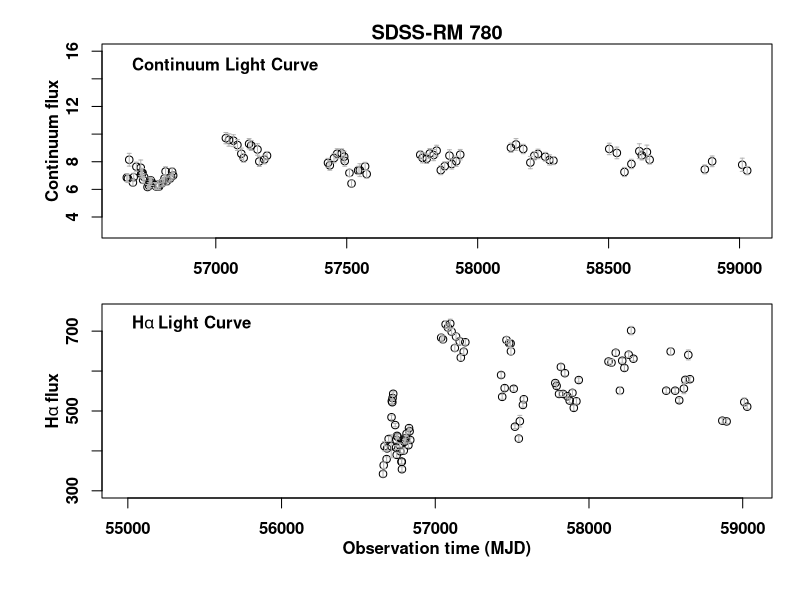

Source code (R): (Note: this script raises an error after producing the figure.)

############### Section 4.2: Fixed-width latent-process DRW models

options(digits = 11)
setwd("~/Desktop/")
dat.h <- read.table("ha.txt", skip = 1, sep = "", header = FALSE)
dat.c <- read.table("cont.txt", skip = 1, sep = "", header = FALSE)

cont <- dat.c[dat.c[, 4] == "sdss_spec_r", ]
ha   <- dat.h

median(diff(cont[, 1])); median(cont[, 2]); median(cont[, 3])
median(diff(ha[, 1])); median(ha[, 2]); median(ha[, 3])

############### Figure 1

par(mfrow = c(2, 1),
    mar = c(2.1, 2.1, 1.2, 0.4),
    oma = c(3, 3, 1, 1), font = 2, font.axis = 2, cex = 1)
cex.size <- 1

plot(cont[, 1], cont[, 2], 
     col = 1, xlim = c(min(ha[, 1], cont[, 1]),  
                       max(ha[, 1], cont[, 1])),
     ylim = c(3, 16),
     xlab = "", ylab = , pch = 1, cex = cex.size, main = "")
legend("topleft", "Continuum Light Curve", bty = "n")
mtext("Continuum flux", side = 2, line = 2)
arrows(cont[, 1], cont[, 2] - cont[, 3], cont[, 1], cont[, 2] + cont[, 3], 
       angle = 90, code = 3, length = 0.02, col = "gray70")
title("SDSS-RM 780")

plot(dat.h[, 1], dat.h[, 2], col = 1, xlim = c(min(dat.h[, 1], dat.c[, 1]), max(dat.h[, 1], dat.c[, 1])),
     ylim = c(300, 750),
     xlab = "", ylab = "", pch = 1, cex = cex.size, main = "")
legend("topleft", expression(bold(H*alpha~"Light Curve")), bty = "n")
mtext(expression(bold(H*alpha~"flux")), side = 2, line = 2)
mtext("Observation time (MJD)", side = 1, line = 2)
arrows(ha[, 1], ha[, 2] - ha[, 3], ha[, 1], ha[, 2] + ha[, 3], 
       angle = 90, code = 3, length = 0.02, col = "gray70")

############### Fixed transfer-function width (top-hat) and standard deviation (Gaussian).

fixed_width_G  <- 5
fixed_width_TH <- sqrt(12) * fixed_width_G

############### Number of parallel cores.

ncores_default <- max(1L, parallel::detectCores() - 1L)

############### Read and prepare the data

tc <- as.numeric(cont[, 1])
yc <- as.numeric(cont[, 2])
ec <- as.numeric(cont[, 3])

tl <- as.numeric(ha[, 1])
yl <- as.numeric(ha[, 2])
el <- as.numeric(ha[, 3])

y <- c(yc, yl)

nc <- length(yc)
nl <- length(yl)
N  <- nc + nl

############### ============================================================
############### Stationary DRW covariance and PSD implied by
############### dZ(t) = -(1/tau) Z(t) dt + sigma dW(t)
############### sigma: diffusion coefficient / short-timescale amplitude
############### tau:   characteristic timescale
############### Var{Z(t)} = sigma^2 * tau / 2
############### ============================================================

K_drw <- function(t1, t2, sigma, tau) {
  if (!is.finite(sigma) || sigma <= 0) stop("sigma must be positive.")
  if (!is.finite(tau) || tau <= 0) stop("tau must be positive.")
  lag <- abs(outer(t1, t2, "-"))
  (sigma^2 * tau / 2) * exp(-lag / tau)
}

S_drw <- function(omega, sigma, tau) {
  sigma^2 * tau^2 / (1 + omega^2 * tau^2)
}

############### Transfer-function quadrature

quad_rule <- function(type = c("TH", "G"), tau0, width, nq = 31L,
                      gaussian_limit = 5) {
  type <- match.arg(type)
  nq <- as.integer(nq)
  if (nq < 3L) stop("nq must be at least 3.")
  if (!is.finite(width) || width <= 0) stop("width must be positive.")

  if (type == "TH") {
    u <- seq(tau0 - width / 2, tau0 + width / 2, length.out = nq)
    weights <- rep(1, nq)
    weights[c(1L, nq)] <- 0.5
    weights <- weights / sum(weights)
  } else {
    u <- seq(tau0 - gaussian_limit * width,
             tau0 + gaussian_limit * width,
             length.out = nq)
    weights <- dnorm(u, mean = tau0, sd = width)
    weights[c(1L, nq)] <- weights[c(1L, nq)] / 2
    weights <- weights / sum(weights)
  }
  list(u = u, weights = weights)
}

############### Matrix applying quadrature weights at multiple time points

make_W <- function(n_time, weights) {
  nq <- length(weights)
  W <- matrix(0, nrow = n_time, ncol = n_time * nq)
  for (i in seq_len(n_time)) {
    idx <- ((i - 1L) * nq + 1L):(i * nq)
    W[i, idx] <- weights
  }
  W
}

shifted_times <- function(times, delays) {
  as.vector(t(outer(times, delays, "-")))
}


############### Joint covariance of continuum and emission-line observations

build_joint_covariance <- function(par, type = c("TH", "G"), nq = 31L,
                                   width_TH = fixed_width_TH,
                                   width_G = fixed_width_G,
                                   jitter = 1e-8) {
  type <- match.arg(type)

  mu_c  <- unname(par["mu_c"])
  sigma <- exp(unname(par["log_sigma"]))
  tau   <- exp(unname(par["log_tau"]))
  mu_l  <- unname(par["mu_l"])
  alpha <- exp(unname(par["log_alpha"]))
  tau0  <- unname(par["tau0"])
  width <- if (type == "TH") width_TH else width_G

  q <- quad_rule(type, tau0, width, nq)
  u <- q$u; weights <- q$weights
  shifted_line <- shifted_times(tl, u)
  W_line <- make_W(nl, weights)

  Kcc <- K_drw(tc, tc, sigma, tau)
  Kcl <- alpha * K_drw(tc, shifted_line, sigma, tau) %*% t(W_line)
  Kll <- alpha^2 * W_line %*%
    K_drw(shifted_line, shifted_line, sigma, tau) %*% t(W_line)

  Kobs <- rbind(cbind(Kcc, Kcl), cbind(t(Kcl), Kll))
  diag(Kobs) <- diag(Kobs) + c(ec^2, el^2) + jitter

  list(
    K = Kobs,
    mean = c(rep(mu_c, nc), rep(mu_l, nl)),
    sigma = sigma, tau = tau, alpha = alpha, tau0 = tau0,
    width = width, delays = u, weights = weights,
    W_line = W_line, shifted_line = shifted_line
  )
}

############### Negative log-likelihood

neg_loglik_fixed <- function(par, type = c("TH", "G"), nq = 31L,
                             width_TH = fixed_width_TH,
                             width_G = fixed_width_G,
                             penalty = 1e100) {
  type <- match.arg(type)
  obj <- try(build_joint_covariance(par, type, nq, width_TH, width_G),
             silent = TRUE)
  if (inherits(obj, "try-error")) return(penalty)
  R <- try(chol(obj$K), silent = TRUE)
  if (inherits(R, "try-error")) return(penalty)
  residual <- y - obj$mean
  z <- forwardsolve(t(R), residual)
  nll <- 0.5 * sum(z^2) + sum(log(diag(R))) + 0.5 * N * log(2 * pi)
  if (!is.finite(nll)) penalty else nll
}

############### Starting values and bounds

safe_sd <- function(x) {
  ans <- sd(x)
  if (!is.finite(ans) || ans <= 0) 1 else ans
}

yc_sd <- safe_sd(yc); yl_sd <- safe_sd(yl)
baseline <- max(c(tc, tl)) - min(c(tc, tl))
if (!is.finite(baseline) || baseline <= 0) baseline <- 1000

tau_upper <- max(5000, 2 * baseline)
lag_upper <- min(500, max(300, baseline / 2))

lower_fixed <- c(
  mu_c = min(yc) - 3 * yc_sd,
  log_sigma = log(1e-4),
  log_tau = log(1),
  mu_l = min(yl) - 3 * yl_sd,
  log_alpha = log(1e-4),
  tau0 = 0
)

upper_fixed <- c(
  mu_c = max(yc) + 3 * yc_sd,
  log_sigma = log(100),
  log_tau = log(tau_upper),
  mu_l = max(yl) + 3 * yl_sd,
  log_alpha = log(1e4),
  tau0 = lag_upper
)

make_start_fixed <- function() {
  tau_start <- exp(runif(1, log(30), log(min(1000, tau_upper))))
  sigma_center <- yc_sd / sqrt(tau_start / 2)
  sigma_start <- exp(runif(
    1,
    log(max(1e-4, 0.3 * sigma_center)),
    log(max(1e-3, 3 * sigma_center))
  ))
  alpha_center <- yl_sd / max(yc_sd, 1e-6)
  alpha_start <- exp(runif(
    1,
    log(max(1e-4, 0.2 * alpha_center)),
    log(max(1e-3, 5 * alpha_center))
  ))

  start <- c(
    mu_c = mean(yc),
    log_sigma = log(sigma_start),
    log_tau = log(tau_start),
    mu_l = mean(yl),
    log_alpha = log(alpha_start),
    tau0 = runif(1, 1, lag_upper)
  )
  pmin(pmax(start, lower_fixed + 1e-8), upper_fixed - 1e-8)
}

############### Multi-start MLE

fit_one_fixed <- function(type = c("TH", "G"), nstart = 30L,
                          nq = 21L, final_nq = max(31L, nq),
                          ncores = ncores_default,
                          maxit = 1500L, final_maxit = 3000L,
                          width_TH = fixed_width_TH,
                          width_G = fixed_width_G,
                          seed = 2026,
                          final_hessian = TRUE) {
  type <- match.arg(type)
  set.seed(seed)
  starts <- replicate(nstart, make_start_fixed(), simplify = FALSE)
  overall_start <- Sys.time()

  cat("\n============================================================\n")
  cat("Model:", type, "| starts:", nstart, "| nq:", nq,
      "| final nq:", final_nq, "\n")
  cat("Started:", format(overall_start), "\n")
  cat("============================================================\n")

  fit_fun <- function(start, id) {
    run_start <- Sys.time()
    ans <- tryCatch(
      optim(
        par = start, fn = neg_loglik_fixed,
        type = type, nq = nq,
        width_TH = width_TH, width_G = width_G,
        method = "L-BFGS-B", lower = lower_fixed, upper = upper_fixed,
        control = list(maxit = maxit, factr = 1e7, pgtol = 1e-7)
      ),
      error = function(e) list(
        par = start, value = Inf, convergence = 999L,
        message = conditionMessage(e)
      )
    )
    run_end <- Sys.time()
    ans$start_id <- id
    ans$elapsed_minutes <- as.numeric(difftime(run_end, run_start, units = "mins"))
    cat(sprintf("[%3d/%3d] %s -> %s | %.2f min | nll=%s | conv=%d\n",
                id, nstart,
                format(run_start, "%Y-%m-%d %H:%M:%S"),
                format(run_end, "%Y-%m-%d %H:%M:%S"),
                ans$elapsed_minutes,
                if (is.finite(ans$value)) sprintf("%.6f", ans$value) else "Inf",
                ans$convergence))
    ans
  }

  ids <- seq_along(starts)
  if (.Platform$OS.type == "windows" || ncores <= 1L) {
    fits <- lapply(ids, function(i) fit_fun(starts[[i]], i))
  } else {
    fits <- parallel::mclapply(
      ids, function(i) fit_fun(starts[[i]], i),
      mc.cores = ncores, mc.preschedule = FALSE
    )
  }

  vals <- vapply(fits, function(z) {
    if (is.null(z$value) || !is.finite(z$value)) Inf else z$value
  }, numeric(1))
  if (all(!is.finite(vals))) stop("All optimization starts failed.")

  best_id <- which.min(vals)
  best <- fits[[best_id]]
  cat("\nBest initial start:", best_id, "| nll:", best$value, "\n")

  refined <- optim(
    par = best$par, fn = neg_loglik_fixed,
    type = type, nq = final_nq,
    width_TH = width_TH, width_G = width_G,
    method = "L-BFGS-B", lower = lower_fixed, upper = upper_fixed,
    hessian = final_hessian,
    control = list(maxit = final_maxit, factr = 1e5, pgtol = 1e-8)
  )

  p <- refined$par
  width <- if (type == "TH") width_TH else width_G
  estimates <- c(
    mu_c = unname(p["mu_c"]),
    sigma = exp(unname(p["log_sigma"])),
    tau = exp(unname(p["log_tau"])),
    mu_l = unname(p["mu_l"]),
    alpha = exp(unname(p["log_alpha"])),
    tau0 = unname(p["tau0"]),
    width = width
  )

  logLik_value <- -refined$value
  AIC_value <- -2 * logLik_value + 2 * length(p)
  overall_end <- Sys.time()

  cat("Final convergence:", refined$convergence, "\n")
  cat("Final logLik     :", logLik_value, "\n")
  cat("Final AIC        :", AIC_value, "\n")
  cat("Finished         :", format(overall_end), "\n\n")

  list(
    type = type, fit = refined, estimates = estimates,
    logLik = logLik_value, AIC = AIC_value,
    fixed_width = width, best_start = best_id,
    all_fits = fits, initial_objective_values = vals,
    final_nq = final_nq,
    timing = list(start = overall_start, end = overall_end)
  )
}

############### Hessian diagnostics and SEs

hessian_diagnostics_fixed <- function(fit_object) {
  H <- fit_object$fit$hessian
  if (is.null(H)) return(list(valid = FALSE, message = "No Hessian stored."))
  H <- (H + t(H)) / 2
  eig <- eigen(H, symmetric = TRUE, only.values = TRUE)$values
  valid <- all(is.finite(eig)) && min(eig) > 0
  list(
    valid = valid,
    message = if (valid) "Hessian is positive definite." else
      "Hessian is not positive definite; SEs are unreliable.",
    eigenvalues = eig,
    minimum_eigenvalue = min(eig),
    maximum_eigenvalue = max(eig),
    nonpositive = sum(eig <= 0),
    condition_number = if (valid) max(eig) / min(eig) else Inf
  )
}

extract_estimates_and_se_fixed <- function(fit_object) {
  info <- hessian_diagnostics_fixed(fit_object)
  p <- fit_object$fit$par
  est <- c(
    mu_c = unname(p["mu_c"]),
    sigma = exp(unname(p["log_sigma"])),
    tau = exp(unname(p["log_tau"])),
    mu_l = unname(p["mu_l"]),
    alpha = exp(unname(p["log_alpha"])),
    tau0 = unname(p["tau0"])
  )
  if (!info$valid) {
    warning(info$message)
    return(data.frame(parameter = names(est), estimate = as.numeric(est), SE = NA_real_))
  }
  H <- (fit_object$fit$hessian + t(fit_object$fit$hessian)) / 2
  se_int <- sqrt(diag(solve(H)))
  se <- c(
    mu_c = unname(se_int["mu_c"]),
    sigma = est["sigma"] * unname(se_int["log_sigma"]),
    tau = est["tau"] * unname(se_int["log_tau"]),
    mu_l = unname(se_int["mu_l"]),
    alpha = est["alpha"] * unname(se_int["log_alpha"]),
    tau0 = unname(se_int["tau0"])
  )
  data.frame(parameter = names(est), estimate = as.numeric(est), SE = as.numeric(se))
}

compare_best_starts <- function(fit_object, n = 10L) {
  vals <- sort(fit_object$initial_objective_values[
    is.finite(fit_object$initial_objective_values)
  ])
  vals <- head(vals, n)
  data.frame(rank = seq_along(vals), negative_log_likelihood = vals,
             difference_from_best = vals - min(vals))
}

############### Conditional prediction

predict_rm_fixed <- function(fit_or_par, type = c("TH", "G"),
                             t_grid, nq = 41L,
                             width_TH = fixed_width_TH,
                             width_G = fixed_width_G,
                             jitter = 1e-8) {
  type <- match.arg(type)
  par <- if (is.list(fit_or_par) && !is.null(fit_or_par$estimates)) {
    fit_or_par$estimates
  } else fit_or_par

  width <- if ("width" %in% names(par)) unname(par["width"]) else
    if (type == "TH") width_TH else width_G

  q <- quad_rule(type, unname(par["tau0"]), width, nq)
  u <- q$u; weights <- q$weights
  shifted_line <- shifted_times(tl, u)
  W_line <- make_W(nl, weights)

  sigma <- unname(par["sigma"])
  tau <- unname(par["tau"])
  alpha <- unname(par["alpha"])

  Kcc <- K_drw(tc, tc, sigma, tau)
  Kcl <- alpha * K_drw(tc, shifted_line, sigma, tau) %*% t(W_line)
  Kll <- alpha^2 * W_line %*%
    K_drw(shifted_line, shifted_line, sigma, tau) %*% t(W_line)
  Kobs <- rbind(cbind(Kcc, Kcl), cbind(t(Kcl), Kll))
  diag(Kobs) <- diag(Kobs) + c(ec^2, el^2) + jitter

  mean_obs <- c(rep(unname(par["mu_c"]), nc), rep(unname(par["mu_l"]), nl))
  R <- chol(Kobs)
  Kinv_res <- backsolve(R, forwardsolve(t(R), y - mean_obs))

  Kstar_c <- cbind(
    K_drw(t_grid, tc, sigma, tau),
    alpha * K_drw(t_grid, shifted_line, sigma, tau) %*% t(W_line)
  )
  continuum_mean <- as.numeric(unname(par["mu_c"]) + Kstar_c %*% Kinv_res)
  Vc <- forwardsolve(t(R), t(Kstar_c))
  continuum_var <- pmax(sigma^2 * tau / 2 - colSums(Vc^2), 0)

  shifted_grid <- shifted_times(t_grid, u)
  W_grid <- make_W(length(t_grid), weights)
  Kstar_l_cont <- alpha * W_grid %*% K_drw(shifted_grid, tc, sigma, tau)
  Kstar_l_line <- alpha^2 * W_grid %*%
    K_drw(shifted_grid, shifted_line, sigma, tau) %*% t(W_line)
  Kstar_l <- cbind(Kstar_l_cont, Kstar_l_line)
  line_mean <- as.numeric(unname(par["mu_l"]) + Kstar_l %*% Kinv_res)
  Vl <- forwardsolve(t(R), t(Kstar_l))
  Kuu <- K_drw(u, u, sigma, tau)
  line_prior_var <- as.numeric(alpha^2 * t(weights) %*% Kuu %*% weights)
  line_var <- pmax(line_prior_var - colSums(Vl^2), 0)

  list(
    time = t_grid,
    continuum_mean = continuum_mean,
    continuum_sd = sqrt(continuum_var),
    line_mean = line_mean,
    line_sd = sqrt(line_var)
  )
}

############### Figure 5: transfer functions

plot_transfer_functions <- function(fit_TH, fit_G, outfile = NULL,
                                    ngrid = 2000L, xlim = NULL) {
  par_TH <- if (is.list(fit_TH)) fit_TH$estimates else fit_TH
  par_G <- if (is.list(fit_G)) fit_G$estimates else fit_G
  tau_TH <- unname(par_TH["tau0"]); w_TH <- unname(par_TH["width"])
  tau_G <- unname(par_G["tau0"]); omega_G <- unname(par_G["width"])

  u_TH <- seq(tau_TH - 0.8 * w_TH, tau_TH + 0.8 * w_TH, length.out = ngrid)
  psi_TH <- ifelse(abs(u_TH - tau_TH) <= w_TH / 2, 1 / w_TH, 0)
  psi_TH <- psi_TH / max(psi_TH)
  u_G <- seq(tau_G - 4 * omega_G, tau_G + 4 * omega_G, length.out = ngrid)
  psi_G <- dnorm(u_G, tau_G, omega_G); psi_G <- psi_G / max(psi_G)
  if (is.null(xlim)) xlim <- range(c(u_TH, u_G))

  if (!is.null(outfile)) { pdf(outfile, 7.2, 7.2); on.exit(dev.off(), add = TRUE) }
  old <- par(no.readonly = TRUE); on.exit(par(old), add = TRUE)
  par(mfrow = c(2, 1), mar = c(4.2, 4.3, 2.2, 1))

  plot(u_TH, psi_TH, type = "l", lwd = 2, xlim = c(115, 165), ylim = c(0, 1.05),
       xlab = "", ylab = "",
       main = "Top-hat response")
  abline(v = tau_TH, lty = 3)
  mtext("Lag (days)", side = 1, line = 2, cex = 1.1)
  mtext(expression(Psi(u) / max(Psi(u))), side = 2, line = 2, cex = 1.1)

  legend("topright", c(sprintf("Lag = %.2f days", tau_TH),
                       sprintf("Width = %.2f days", w_TH)), bty = "n")

  plot(u_G, psi_G, type = "l", lwd = 2, xlim = c(115, 165), ylim = c(0, 1.05),
       xlab = "", ylab = "",
       main = "")
  title("Gaussian response")
  mtext("Lag (days)", side = 1, line = 2, cex = 1.1)
  mtext(expression(Psi(u) / max(Psi(u))), side = 2, line = 2, cex = 1.1)
  abline(v = tau_G, lty = 3)
  legend("topright", c(sprintf("Lag = %.2f days", tau_G),
                       sprintf("SD = %.2f days", omega_G)), bty = "n")
}

############### Figure 6: conditional H-alpha reconstructions

plot_line_reconstructions <- function(fit_TH, fit_G, outfile = NULL,
                                      nq = 41L, ngrid = 800L,
                                      xlim = range(c(tc, tl))) {
  par_TH <- if (is.list(fit_TH)) fit_TH$estimates else fit_TH
  par_G <- if (is.list(fit_G)) fit_G$estimates else fit_G
  t_grid <- seq(xlim[1], xlim[2], length.out = ngrid)
  pred_TH <- predict_rm_fixed(par_TH, "TH", t_grid, nq)
  pred_G <- predict_rm_fixed(par_G, "G", t_grid, nq)

  ylim_line <- range(
    yl - el, yl + el,
    pred_TH$line_mean - 1.96 * pred_TH$line_sd,
    pred_TH$line_mean + 1.96 * pred_TH$line_sd,
    pred_G$line_mean - 1.96 * pred_G$line_sd,
    pred_G$line_mean + 1.96 * pred_G$line_sd,
    finite = TRUE
  )

  if (!is.null(outfile)) { pdf(outfile, 8, 7); on.exit(dev.off(), add = TRUE) }
  old <- par(no.readonly = TRUE); on.exit(par(old), add = TRUE)
  par(mfrow = c(2, 1), mar = c(4, 4.3, 2.2, 1))

  draw_panel <- function(pred, title_text) {
    plot(tl, yl, type = "n", xlim = xlim, ylim = ylim_line,
         xlab = "",
         ylab = "", main = title_text)
    mtext("Observation time (MJD)", side = 1, line = 2, cex = 1.1)
    mtext(expression(H * alpha ~ "flux"), side = 2, line = 2, cex = 1.1)
    polygon(c(pred$time, rev(pred$time)),
            c(pred$line_mean - 1.96 * pred$line_sd,
              rev(pred$line_mean + 1.96 * pred$line_sd)),
            border = NA, col = adjustcolor("gray75", alpha.f = 0.45))
    arrows(tl, yl - el, tl, yl + el, angle = 90, code = 3,
           length = 0.015, col = "gray60")
    points(tl, yl, pch = 16, cex = 0.65)
    lines(pred$time, pred$line_mean, lwd = 2)
  }

  draw_panel(pred_TH, sprintf("Top-hat: lag = %.2f d, width = %.2f d",
                              par_TH["tau0"], par_TH["width"]))
  draw_panel(pred_G, sprintf("Gaussian: lag = %.2f d, SD = %.2f d",
                             par_G["tau0"], par_G["width"]))
  invisible(list(top_hat = pred_TH, gaussian = pred_G))
}

############### Figure 7: frequency responses and filtered PSD ratio

sinc_safe <- function(x) {
  out <- rep(1, length(x)); idx <- abs(x) > 1e-12
  out[idx] <- sin(x[idx]) / x[idx]
  out
}

plot_frequency_domain <- function(fit_TH, fit_G, outfile = NULL,
                                  omega_min = 1e-5, omega_max = 2,
                                  ngrid = 2000L) {
  par_TH <- if (is.list(fit_TH)) fit_TH$estimates else fit_TH
  par_G <- if (is.list(fit_G)) fit_G$estimates else fit_G
  omega <- 10^seq(log10(omega_min), log10(omega_max), length.out = ngrid)

  response_TH <- sinc_safe(omega * unname(par_TH["width"]) / 2)^2
  response_G <- exp(-omega^2 * unname(par_G["width"])^2)
  SZ_TH <- S_drw(omega, unname(par_TH["sigma"]), unname(par_TH["tau"]))
  SZ_G <- S_drw(omega, unname(par_G["sigma"]), unname(par_G["tau"]))
  SL_TH <- unname(par_TH["alpha"])^2 * response_TH * SZ_TH
  SL_G <- unname(par_G["alpha"])^2 * response_G * SZ_G
  tiny <- .Machine$double.xmin
  log10_ratio <- log10(pmax(SL_TH, tiny)) - log10(pmax(SL_G, tiny))

  if (!is.null(outfile)) { pdf(outfile, 7.2, 7.3); on.exit(dev.off(), add = TRUE) }
  old <- par(no.readonly = TRUE); on.exit(par(old), add = TRUE)
  par(mfrow = c(2, 1), mar = c(4.2, 4.6, 1.4, 1))

  plot(omega, response_TH, type = "l", log = "x", lwd = 2,
       ylim = c(0, 1.02), xlab = "",
       ylab = "")
  mtext(expression(omega), side = 1, line = 2, cex = 1.1)
  mtext(expression(abs(hat(Psi)(omega))^2), side = 2, line = 2, cex = 1.1)

  lines(omega, response_G, lwd = 2, lty = 2)
  legend("bottomleft", c("Top-hat", "Gaussian"), lty = c(1, 2),
         lwd = 2, bty = "n")

  plot(omega, log10_ratio, type = "l", log = "x", lwd = 2,
       xlab = "",
       ylab = "")
  abline(h = 0, lty = 2)
  mtext(expression(omega), side = 1, line = 2, cex = 1.1)
  mtext(expression(log[10] * (S[l]^TH * (omega)/S[l]^G * (omega))), side = 2, line = 2, cex = 1.1)

  text(
    x = omega_min * 3,
    y = 4,
    labels = "equal filtered power",
    adj = 0
  )

  invisible(data.frame(
    omega = omega, response_TH = response_TH, response_G = response_G,
    latent_PSD_TH = SZ_TH, latent_PSD_G = SZ_G,
    line_PSD_TH = SL_TH, line_PSD_G = SL_G,
    log10_ratio = log10_ratio
  ))
}

############### Test fit

fit_TH_test <- fit_one_fixed("TH", nstart = 1, nq = 15, final_nq = 21,
                             ncores = min(3L, ncores_default),
                             maxit = 300, final_maxit = 800)

fit_TH_test$estimates

fit_G_test <- fit_one_fixed("G", nstart = 1, nq = 15, final_nq = 21,
                            ncores = min(3L, ncores_default),
                            maxit = 300, final_maxit = 800)

fit_G_test$estimates

############### Fit

fit_TH_fixed <- fit_one_fixed("TH", nstart = 30, nq = 21, final_nq = 41,
                              ncores = ncores_default)

fit_TH_fixed$estimates
extract_estimates_and_se_fixed(fit_TH_fixed)
hessian_diagnostics_fixed(fit_TH_fixed)
compare_best_starts(fit_TH_fixed)

fit_G_fixed <- fit_one_fixed("G", nstart = 30, nq = 21, final_nq = 41,
                             ncores = ncores_default)

fit_G_fixed$estimates
extract_estimates_and_se_fixed(fit_G_fixed)
hessian_diagnostics_fixed(fit_G_fixed)
compare_best_starts(fit_G_fixed)

############### Figures

plot_transfer_functions(fit_TH_fixed, fit_G_fixed)

plot_line_reconstructions(fit_TH_fixed, fit_G_fixed, nq = 51)

frequency_results <- plot_frequency_domain(
  fit_TH_fixed, fit_G_fixed,
  omega_max = 2
)
